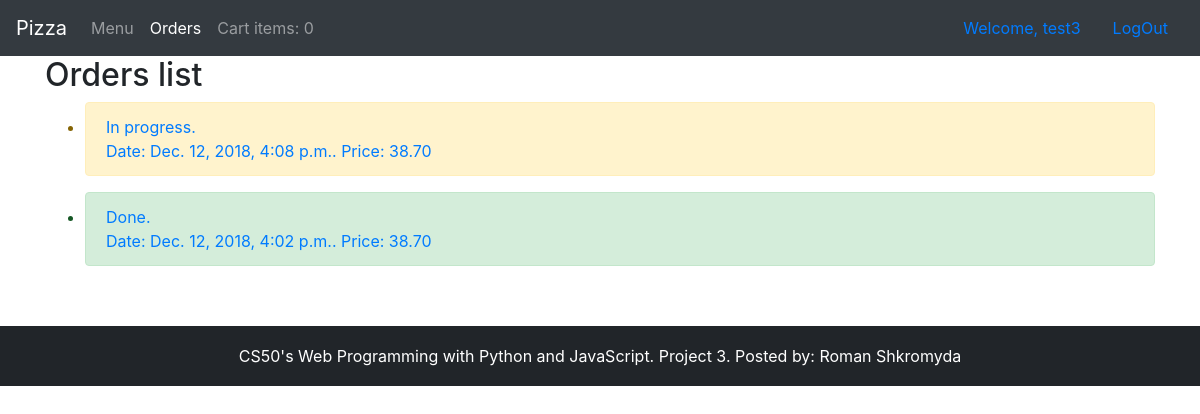
/orders/ (signed in), run on the app's committed database.
### orders/models.py (models this page shows, shortened)
class Order(models.Model):
    created_by = models.ForeignKey(User, on_delete=models.CASCADE)
    created_on = models.DateTimeField(auto_now_add=True)
    done = models.BooleanField(default=False)
    total = models.DecimalField(max_digits=6, decimal_places=2)

### orders/views.py (the view)
# urls.py: path('orders/', OrdersList.as_view(), name="orders"),
class OrdersList(LoginRequiredMixin, ListView):
    login_url = '/login/'
    context_object_name = "user_orders"
    def get_queryset(self):
        if self.request.user.is_staff:
            return Order.objects.all().order_by('-created_on')
        else:
            return Order.objects.filter(created_by=self.request.user).order_by('-created_on')

### orders/templates/orders/order_list.html (shortened to what this page needs)
{% extends "orders/layout.html" %}
{% block content %}
    <h2>Orders list</h2>
    {% if user.is_authenticated %}
        <ul>
            {% if user.is_staff %}
                {% for order in object_list %}
                    <li class="alert {% if order.done %}alert-success{% else %}alert-warning{% endif %}">
                        <a href="{% url 'order-detail' order.id %}">
                            {% if order.done %}Done.<br>{% else %}In progress.<br>{% endif %}
                            Ordered on: {{ order.created_on|time:"H:i" }} {{ order.created_on|date:"D d M Y" }}. Price: {{ order.total }}<br>
                        </a>
                    User: {% firstof order.created_by.get_full_name order.created_by.username %}. Email: {{ order.created_by.email }}
                    </li>
                {% endfor %}
            {% else %}
                {% for order in object_list %}
                    <li class="alert {% if order.done %}alert-success{% else %}alert-warning{% endif %}">
                        <a href="{% url 'order-detail' order.id %}">
                            {% if order.done %}Done.<br>
                            {% else %}In progress.<br>
                            {% endif %}
                            Date: {{ order.created_on }}. Price: {{ order.total }}
                        </a>
                    </li>
                {% endfor %}
            {% endif %}
        </ul>
    {% else %}
        <h2>Please <a href="{% url 'login' %}">login</a> to view orders.</h2>
    {% endif %}
{% endblock %}

### orders/templates/orders/layout.html (shortened to what this page needs)
<!DOCTYPE html>
<html lang="en">
<head>
    {% load static %}
    {% load bootstrap4 %}
    {% bootstrap_css %}
    <link rel="stylesheet" type="text/css" href="{% static 'orders/style.css' %}">
</head>
<body>
<nav class="navbar navbar-expand-md navbar-dark bg-dark">
    <a class="navbar-brand" href="#">Pizza</a>
    <div class="navbar-collapse collapse" id="navbarsExample04" style="">
        <ul class="navbar-nav mr-auto">
            <li class="nav-item {% if request.path == "/" %} active {% endif %}">
                <a class="nav-link" href="{% url 'index' %}">Menu <span class="sr-only">(current)</span></a>
            </li>
            {% if user.is_authenticated %}
                <li class="nav-item {% if "order" in request.path %} active {% endif %}">
                    <a class="nav-link" href="{% url 'orders' %}">Orders</a>
                </li>
                <li class="nav-item nav-link">Cart items: {{ request.session.cart_items|length }}</li>
            {% endif %}
        </ul>
        {% if not user.is_authenticated %}
            <form class="form-inline" action="{% url 'login' %}" method="post">
                {% csrf_token %}
                <div class="form-group">
                    <label for="id_username">Username:</label>
                    <input class="form-control" id="id_username" name="username" type="text" placeholder="Username"/>
                </div>
                <div class="form-group">
                    <label for="id_password">Password:</label>
                    <input class="form-control" id="id_password" name="password" type="password" placeholder="Password"/>
                </div>
                <input class="btn btn-default" type="submit" value="Login"/>
            </form>
            <a class="nav-link" href="{% url 'register' %}">Register</a>
        {% else %}
            <a class="nav-link" href="{% url 'profile' %}">Welcome, {{ user.username }}</a>
            <a class="nav-link" href="{% url 'logout' %}">LogOut</a>
        {% endif %}
    </div>
</nav>
<div class="container">
    {% block content %}
    {% endblock %}
</div>
<footer>
    <div>
        <span>CS50's Web Programming with Python and JavaScript. Project 3.</span>
        <span>Posted by: Roman Shkromyda</span>
    </div>
</footer>
</body>
</html>

### orders/static/orders/style.css (style rules this page uses)
footer { height: 60px; line-height: 60px; max-width: content-box; background-color: #212529; color: white; text-align: center; margin-top: 60px; }

### data on the page
Order: done "In progress.", created_on "Dec. 12, 2018, 4:08 p.m.", total "38.70"
Order: done "Done.", created_on "Dec. 12, 2018, 4:02 p.m.", total "38.70"

### other printed values
{{ request.session.cart_items|length }} "0"
{{ user.username }} "test3"
